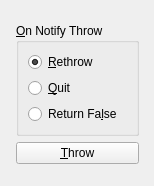
<?xml version="1.0" encoding="UTF-8"?>
<ui version="4.0">
 <class>Widget</class>
 <widget class="QWidget" name="Widget">
  <property name="geometry">
   <rect>
    <x>0</x>
    <y>0</y>
    <width>154</width>
    <height>186</height>
   </rect>
  </property>
  <property name="windowTitle">
   <string>Test Slot Throw</string>
  </property>
  <layout class="QGridLayout" name="gridLayout">
   <item row="0" column="1">
    <spacer name="verticalSpacer_2">
     <property name="orientation">
      <enum>Qt::Vertical</enum>
     </property>
     <property name="sizeHint" stdset="0">
      <size>
       <width>20</width>
       <height>0</height>
      </size>
     </property>
    </spacer>
   </item>
   <item row="1" column="0">
    <spacer name="horizontalSpacer">
     <property name="orientation">
      <enum>Qt::Horizontal</enum>
     </property>
     <property name="sizeHint" stdset="0">
      <size>
       <width>0</width>
       <height>20</height>
      </size>
     </property>
    </spacer>
   </item>
   <item row="1" column="1">
    <layout class="QVBoxLayout" name="verticalLayout_2">
     <item>
      <widget class="QGroupBox" name="pOnNotifyThrowGroupBox_">
       <property name="title">
        <string>&amp;On Notify Throw</string>
       </property>
       <layout class="QVBoxLayout" name="verticalLayout">
        <item>
         <widget class="QRadioButton" name="pRethrowRadioButton_">
          <property name="text">
           <string>&amp;Rethrow</string>
          </property>
          <property name="checked">
           <bool>true</bool>
          </property>
         </widget>
        </item>
        <item>
         <widget class="QRadioButton" name="pQuitRadioButton_">
          <property name="text">
           <string>&amp;Quit</string>
          </property>
         </widget>
        </item>
        <item>
         <widget class="QRadioButton" name="pReturnFalseRadioButton_">
          <property name="text">
           <string>Return Fa&amp;lse</string>
          </property>
         </widget>
        </item>
       </layout>
      </widget>
     </item>
     <item>
      <widget class="QPushButton" name="pThrowPushButton_">
       <property name="text">
        <string>&amp;Throw</string>
       </property>
      </widget>
     </item>
    </layout>
   </item>
   <item row="1" column="2">
    <spacer name="horizontalSpacer_2">
     <property name="orientation">
      <enum>Qt::Horizontal</enum>
     </property>
     <property name="sizeHint" stdset="0">
      <size>
       <width>0</width>
       <height>20</height>
      </size>
     </property>
    </spacer>
   </item>
   <item row="2" column="1">
    <spacer name="verticalSpacer">
     <property name="orientation">
      <enum>Qt::Vertical</enum>
     </property>
     <property name="sizeHint" stdset="0">
      <size>
       <width>20</width>
       <height>0</height>
      </size>
     </property>
    </spacer>
   </item>
  </layout>
 </widget>
 <resources/>
 <connections/>
</ui>
